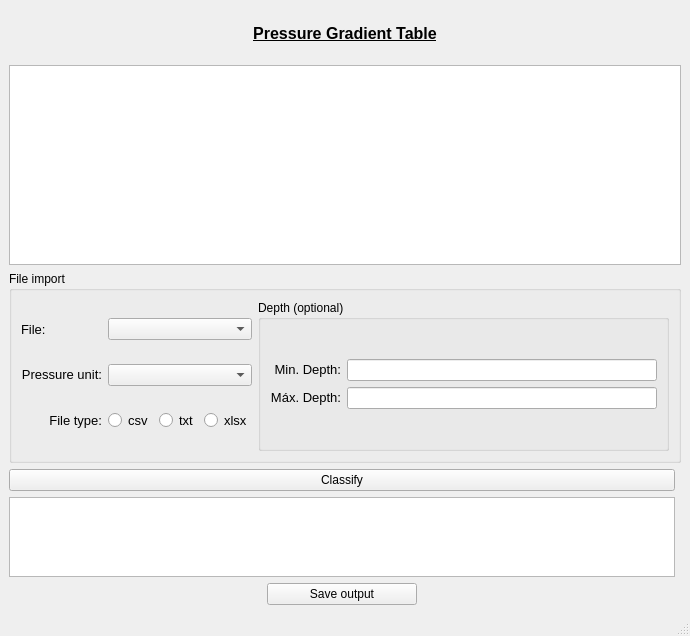
<?xml version="1.0" encoding="UTF-8"?>
<ui version="4.0">
 <class>gradientePressaoWindow</class>
 <widget class="QMainWindow" name="gradientePressaoWindow">
  <property name="geometry">
   <rect>
    <x>0</x>
    <y>0</y>
    <width>690</width>
    <height>636</height>
   </rect>
  </property>
  <property name="windowTitle">
   <string>MainWindow</string>
  </property>
  <widget class="QWidget" name="centralwidget">
   <layout class="QVBoxLayout" name="verticalLayout">
    <item>
     <layout class="QGridLayout" name="gridLayout">
      <item row="3" column="0">
       <widget class="QPushButton" name="fluidClassificationBtn">
        <property name="minimumSize">
         <size>
          <width>0</width>
          <height>20</height>
         </size>
        </property>
        <property name="text">
         <string>Classify</string>
        </property>
       </widget>
      </item>
      <item row="4" column="0">
       <widget class="QTextBrowser" name="fluidPressureResults">
        <property name="maximumSize">
         <size>
          <width>16777215</width>
          <height>80</height>
         </size>
        </property>
       </widget>
      </item>
      <item row="5" column="0" alignment="Qt::AlignHCenter">
       <widget class="QPushButton" name="saveOutputContent">
        <property name="minimumSize">
         <size>
          <width>150</width>
          <height>20</height>
         </size>
        </property>
        <property name="maximumSize">
         <size>
          <width>150</width>
          <height>16777215</height>
         </size>
        </property>
        <property name="text">
         <string>Save output</string>
        </property>
       </widget>
      </item>
      <item row="0" column="0" colspan="2">
       <widget class="QLabel" name="label">
        <property name="maximumSize">
         <size>
          <width>16777215</width>
          <height>50</height>
         </size>
        </property>
        <property name="font">
         <font>
          <pointsize>12</pointsize>
         </font>
        </property>
        <property name="text">
         <string>&lt;html&gt;&lt;head/&gt;&lt;body&gt;&lt;p align=&quot;center&quot;&gt;&lt;span style=&quot;font-weight:600; text-decoration:underline;&quot;&gt;Pressure Gradient Table&lt;/span&gt;&lt;/p&gt;&lt;/body&gt;&lt;/html&gt;</string>
        </property>
       </widget>
      </item>
      <item row="1" column="0" colspan="2">
       <widget class="QTableView" name="fluidPressureTableView">
        <property name="maximumSize">
         <size>
          <width>16777215</width>
          <height>200</height>
         </size>
        </property>
       </widget>
      </item>
      <item row="2" column="0" colspan="2">
       <widget class="QGroupBox" name="groupBox">
        <property name="minimumSize">
         <size>
          <width>0</width>
          <height>100</height>
         </size>
        </property>
        <property name="title">
         <string>File import</string>
        </property>
        <layout class="QHBoxLayout" name="horizontalLayout">
         <item>
          <layout class="QGridLayout" name="gridLayout_3">
           <item row="0" column="0">
            <widget class="QLabel" name="label_2">
             <property name="font">
              <font>
               <pointsize>10</pointsize>
              </font>
             </property>
             <property name="text">
              <string>&lt;html&gt;&lt;head/&gt;&lt;body&gt;&lt;p align=&quot;right&quot;&gt;File:&lt;/p&gt;&lt;/body&gt;&lt;/html&gt;</string>
             </property>
            </widget>
           </item>
           <item row="1" column="0">
            <widget class="QLabel" name="label_3">
             <property name="font">
              <font>
               <pointsize>10</pointsize>
              </font>
             </property>
             <property name="text">
              <string>&lt;html&gt;&lt;head/&gt;&lt;body&gt;&lt;p align=&quot;right&quot;&gt;Pressure unit:&lt;/p&gt;&lt;/body&gt;&lt;/html&gt;</string>
             </property>
            </widget>
           </item>
           <item row="2" column="0">
            <widget class="QLabel" name="label_6">
             <property name="font">
              <font>
               <pointsize>10</pointsize>
              </font>
             </property>
             <property name="mouseTracking">
              <bool>true</bool>
             </property>
             <property name="styleSheet">
              <string notr="true">QLabel {
	border: None
}</string>
             </property>
             <property name="text">
              <string>&lt;html&gt;&lt;head/&gt;&lt;body&gt;&lt;p align=&quot;right&quot;&gt;File type:&lt;/p&gt;&lt;/body&gt;&lt;/html&gt;</string>
             </property>
            </widget>
           </item>
           <item row="2" column="1" alignment="Qt::AlignHCenter">
            <widget class="QRadioButton" name="csvRadioButton">
             <property name="font">
              <font>
               <pointsize>10</pointsize>
              </font>
             </property>
             <property name="toolTip">
              <string>&lt;html&gt;&lt;head/&gt;&lt;body&gt;&lt;p&gt;Arquivos &lt;span style=&quot; font-weight:700;&quot;&gt;C&lt;/span&gt;omma &lt;span style=&quot; font-weight:700;&quot;&gt;S&lt;/span&gt;eparated &lt;span style=&quot; font-weight:700;&quot;&gt;V&lt;/span&gt;alues (valores separados por vírgula) são arquivos comumente utilizados para armazenamento de dados.&lt;/p&gt;&lt;/body&gt;&lt;/html&gt;</string>
             </property>
             <property name="text">
              <string>csv</string>
             </property>
            </widget>
           </item>
           <item row="2" column="2" alignment="Qt::AlignHCenter">
            <widget class="QRadioButton" name="txtRadioButton">
             <property name="font">
              <font>
               <pointsize>10</pointsize>
              </font>
             </property>
             <property name="toolTip">
              <string>&lt;html&gt;&lt;head/&gt;&lt;body&gt;&lt;p&gt;Arquivos de texto no geral. Lembre-se que nesse caso, os valores devem ser separados por tabulação (tab)&lt;/p&gt;&lt;/body&gt;&lt;/html&gt;</string>
             </property>
             <property name="text">
              <string>txt</string>
             </property>
            </widget>
           </item>
           <item row="2" column="3" alignment="Qt::AlignHCenter">
            <widget class="QRadioButton" name="xlsxRadioButton">
             <property name="enabled">
              <bool>true</bool>
             </property>
             <property name="font">
              <font>
               <pointsize>10</pointsize>
              </font>
             </property>
             <property name="toolTip">
              <string>&lt;html&gt;&lt;head/&gt;&lt;body&gt;&lt;p&gt;Um arquivo .xlsx é uma planilha eletrônica, como no Excel.&lt;/p&gt;&lt;/body&gt;&lt;/html&gt;</string>
             </property>
             <property name="text">
              <string>xlsx</string>
             </property>
            </widget>
           </item>
           <item row="1" column="1" colspan="3">
            <widget class="QComboBox" name="pressureComboBox">
             <property name="styleSheet">
              <string notr="true"/>
             </property>
            </widget>
           </item>
           <item row="0" column="1" colspan="3">
            <widget class="QComboBox" name="fileComboBox">
             <property name="styleSheet">
              <string notr="true"/>
             </property>
            </widget>
           </item>
          </layout>
         </item>
         <item>
          <widget class="QGroupBox" name="groupBox_2">
           <property name="title">
            <string>Depth (optional)</string>
           </property>
           <layout class="QVBoxLayout" name="verticalLayout_2">
            <item>
             <layout class="QGridLayout" name="gridLayout_2">
              <item row="0" column="0">
               <widget class="QLabel" name="label_4">
                <property name="font">
                 <font>
                  <pointsize>10</pointsize>
                 </font>
                </property>
                <property name="text">
                 <string>&lt;html&gt;&lt;head/&gt;&lt;body&gt;&lt;p align=&quot;right&quot;&gt;Min. Depth:&lt;/p&gt;&lt;/body&gt;&lt;/html&gt;</string>
                </property>
               </widget>
              </item>
              <item row="1" column="0">
               <widget class="QLabel" name="label_5">
                <property name="font">
                 <font>
                  <pointsize>10</pointsize>
                 </font>
                </property>
                <property name="text">
                 <string>&lt;html&gt;&lt;head/&gt;&lt;body&gt;&lt;p align=&quot;right&quot;&gt;Máx. Depth:&lt;/p&gt;&lt;/body&gt;&lt;/html&gt;</string>
                </property>
               </widget>
              </item>
              <item row="0" column="1">
               <widget class="QLineEdit" name="profMinInput"/>
              </item>
              <item row="1" column="1">
               <widget class="QLineEdit" name="profMaxInput"/>
              </item>
             </layout>
            </item>
           </layout>
          </widget>
         </item>
        </layout>
       </widget>
      </item>
     </layout>
    </item>
   </layout>
  </widget>
  <widget class="QMenuBar" name="menubar">
   <property name="geometry">
    <rect>
     <x>0</x>
     <y>0</y>
     <width>690</width>
     <height>21</height>
    </rect>
   </property>
  </widget>
  <widget class="QStatusBar" name="statusbar"/>
 </widget>
 <tabstops>
  <tabstop>fluidPressureTableView</tabstop>
  <tabstop>fileComboBox</tabstop>
  <tabstop>pressureComboBox</tabstop>
  <tabstop>csvRadioButton</tabstop>
  <tabstop>txtRadioButton</tabstop>
  <tabstop>xlsxRadioButton</tabstop>
  <tabstop>profMinInput</tabstop>
  <tabstop>profMaxInput</tabstop>
  <tabstop>fluidClassificationBtn</tabstop>
  <tabstop>fluidPressureResults</tabstop>
  <tabstop>saveOutputContent</tabstop>
 </tabstops>
 <resources/>
 <connections/>
</ui>
